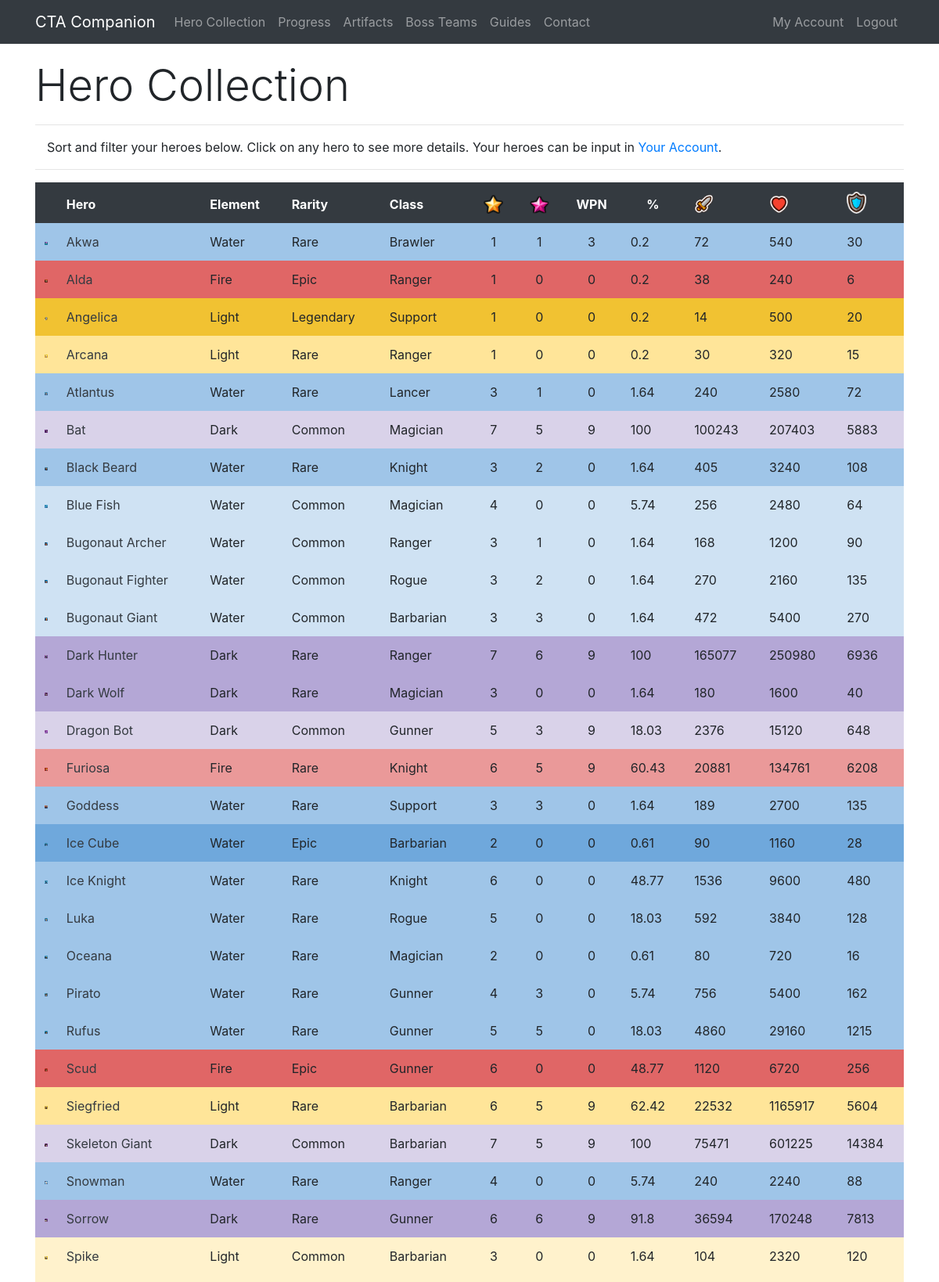
The app's page /collection/Cayumi (signed in, upper part) with its own data.
### app/models.py (models this page shows, shortened)
class Hero(db.Model):
    id = db.Column(db.Integer, primary_key=True)
    level = db.Column(db.Integer, index=True)
    awaken = db.Column(db.Integer, index=True)
    wpn = db.Column(db.Integer, index=True)
    medals = db.Column(db.Integer, index=True)
    runedAtk = db.Column(db.Integer, index=True)
    runedHp = db.Column(db.Integer, index=True)
    runedDef = db.Column(db.Integer, index=True)
    runedAps = db.Column(db.Integer, index=True)
    runedCrit = db.Column(db.Integer, index=True)
    runedCritDmg = db.Column(db.Integer, index=True)
    user_id = db.Column(db.Integer, db.ForeignKey('user.id'))
    base_id = db.Column(db.Integer, db.ForeignKey('base.id'))
    def atk(self):
        runedAttack = self.runedAtk
        base = self.baseStats.atk
        level = self.level
        awaken = self.awaken
        atk = int(base * (2 ** (level - 1)) * (1.5 ** awaken))
        runedAtk = atk + (atk * (runedAttack / 100))
        return int(runedAtk)
    def hp(self):
        runedHP = self.runedHp
        base = self.baseStats.hp
        level = self.level
        awaken = self.awaken
        hp = int(base * (2 ** (level - 1)) * (1.5 ** awaken))
        runedHP = hp + (hp * (runedHP / 100))
        return int(runedHP)
    def defense(self):
        runedDef = self.runedDef
        base = self.baseStats.defense
        level = self.level
        awaken = self.awaken
        defense = int(base * (2 ** (level - 1)) * (1.5 ** awaken))
        runedDef = defense + (defense * (runedDef / 100))
        return int(runedDef)
    def progress(self):
        level = self.level
        medals = self.medals
        if level == 0:
            accumulated = 0
            total = accumulated + medals
        elif level == 1:
            accumulated = 10
            total = accumulated + medals
        elif level == 2:
            accumulated = 30
            total = accumulated + medals
        elif level == 3:
            accumulated = 80
            total = accumulated + medals
        elif level == 4:
            accumulated = 280
            total = accumulated + medals
        elif level == 5:
            accumulated = 880
            total = accumulated + medals
        elif level == 6:
            accumulated = 2380
            total = accumulated + medals
        elif level == 7:
            accumulated = 4880
            total = accumulated + medals
        total = (total / 4880) * 100
        if total == 100:
            return int(total)
        return round(total, 2)

class Base(db.Model):
    id = db.Column(db.Integer, primary_key=True)
    name = db.Column(db.String(32), index=True, unique=True)
    nameSafe = db.Column(db.String(32), index=True, unique=True)
    job = db.Column(db.String(16), index=True)
    rarity = db.Column(db.String(16), index=True)
    element = db.Column(db.String(16), index=True)
    gender = db.Column(db.String(16), index=True)
    crusher = db.Column(db.Integer, index=True)
    fly = db.Column(db.Integer, index=True)
    blitz = db.Column(db.Integer, index=True)
    atk = db.Column(db.Integer, index=True)
    hp = db.Column(db.Integer, index=True)
    defense = db.Column(db.Integer, index=True)
    crit = db.Column(db.Integer, index=True)
    critDmg = db.Column(db.Integer, index=True)
    movespeed = db.Column(db.Integer, index=True)
    aps = db.Column(db.Integer, index=True)
    arange = db.Column(db.Integer, index=True)
    resistance = db.Column(db.Integer, index=True)
    frenzy = db.Column(db.Integer, index=True)
    dodge = db.Column(db.Integer, index=True)
    stun = db.Column(db.Integer, index=True)
    stunTime = db.Column(db.Integer, index=True)
    aoe = db.Column(db.Integer, index=True)
    ult = db.Column(db.Integer, index=True)
    kshp = db.Column(db.Integer, index=True)
    gold = db.Column(db.Integer, index=True)
    freeze = db.Column(db.Integer, index=True)
    freezeTime = db.Column(db.Integer, index=True)
    freezeDmg = db.Column(db.Integer, index=True)
    burn = db.Column(db.Integer, index=True)
    burnTime = db.Column(db.Integer, index=True)
    burnDmg = db.Column(db.Integer, index=True)
    poison = db.Column(db.Integer, index=True)
    poisonTime = db.Column(db.Integer, index=True)
    poisonDmg = db.Column(db.Integer, index=True)
    sp2 = db.Column(db.Integer, index=True)
    sp2num = db.Column(db.Integer, index=True)
    buffElement = db.Column(db.String(16), index=True)
    buffType = db.Column(db.Integer, index=True)
    buffStat = db.Column(db.String(16), index=True)
    buff = db.Column(db.Integer, index=True)
    heroes = db.relationship('Hero', backref='baseStats', lazy='dynamic')

### app/routes.py (the view)
@app.route('/collection/<username>')
@login_required
def collection(username):
    user = User.query.filter_by(username=username).first_or_404()
    heroes = Hero.query.filter_by(player=user)
    return render_template('collection.html', user=user, heroes=heroes, title='Hero Collection')

### app/models.py (called while the page is built)
@login.user_loader
def load_user(id):
    return User.query.get(int(id))

### app/templates/collection.html (shortened to what this page needs)
{% extends "base.html" %}
{% block content %}
 <div class="row pt-3">
    <div class="col-lg-12">
      <h1 class="display-4">Hero Collection</h1>
      <hr>
      <p class="instructions">Sort and filter your heroes below. Click on any hero to see more details. Your heroes can be input in <a href="{{ url_for('account', username=current_user.username) }}">Your Account</a>.</p>
        <hr>
    </div>
 </div>
  <div class="row">
    <div class="col-lg-12">
<table id="ctac" class="table table-borderless" style="width:100%">
        <thead class="thead-dark">
            <tr>
                <th data-priority="1">&nbsp;</th>
                <th data-priority="2">Hero</th>
                <th data-priority="12">Element</th>
                <th data-priority="11">Rarity</th>
                <th data-priority="10">Class</th>
                <th data-priority="3" class="text-center"><img src="{{ url_for('static', filename='star.png') }}" width="25" alt="Star Level"></th>
                <th data-priority="4" class="text-center"><img src="{{ url_for('static', filename='awaken.png') }}" width="25" alt="Awaken"></th>
                <th data-priority="5" class="text-center">WPN</th>
                <th data-priority="6" class="text-center">%</th>
                <th data-priority="7"><img src="{{ url_for('static', filename='atk.png') }}" width="25" alt="Attack"></th>
                <th data-priority="8"><img src="{{ url_for('static', filename='hp.png') }}" width="25" alt="HP"></th>
                <th data-priority="9"><img src="{{ url_for('static', filename='def.png') }}" width="25" alt="Defense"></th>
            </tr>
        </thead>
        <tbody>
        {% for i in heroes %}
        {% if i.level > 0 %}
        <tr>
            <td class="{{i.baseStats.element}}{{i.baseStats.rarity}}" width="25"><img class="img-fluid" src="/static/{{i.baseStats.nameSafe}}.png" alt="{{i.baseStats.name}}"></td>
            <td class="{{i.baseStats.element}}{{i.baseStats.rarity}}"><a class="text-dark" href="{{ url_for('hero', heroid=i.id) }}">{{ i.baseStats.name }}</b></td>
            <td class="{{i.baseStats.element}}{{i.baseStats.rarity}}">{{ i.baseStats.element }}</td>
            <td class="{{i.baseStats.element}}{{i.baseStats.rarity}}">{{ i.baseStats.rarity }}</td>
            <td class="{{i.baseStats.element}}{{i.baseStats.rarity}}">{{ i.baseStats.job }}</td>
            <td class="text-center {{i.baseStats.element}}{{i.baseStats.rarity}}">{{ i.level }}</td>
            <td class="text-center {{i.baseStats.element}}{{i.baseStats.rarity}}">{{ i.awaken }}</td>
            <td class="text-center {{i.baseStats.element}}{{i.baseStats.rarity}}">{{ i.wpn }}</td>
            <td class="text center {{i.baseStats.element}}{{i.baseStats.rarity}}">{{ i.progress() }}</td>
            <td class="{{i.baseStats.element}}{{i.baseStats.rarity}}">{{ i.atk() }}</td>
            <td class="{{i.baseStats.element}}{{i.baseStats.rarity}}">{{ i.hp() }}</td>
            <td class="{{i.baseStats.element}}{{i.baseStats.rarity}}">{{ i.defense() }}</td>
        </tr>
        {% endif %}
        {% endfor %}
        </tbody>
</table>
    </div>
  </div>
{% endblock %}

### app/static/style.css (style rules this page uses)
.WaterCommon { background-color: #CFE2F3; padding: 8px; }
.WaterRare { background-color: #9FC5E8; padding: 8px; }
.WaterEpic { background-color: #6FA8DC; padding: 8px; }
.FireRare { background-color: #EA9999; padding: 8px; }
.FireEpic { background-color: #E06666; padding: 8px; }
.LightCommon { background-color: #FFF2CC; padding: 8px; }
.LightRare { background-color: #FFE599; padding: 8px; }
.LightLegendary { background-color: #F1C232; padding: 8px; }
.DarkCommon { background-color: #D9D2E9; padding: 8px; }
.DarkRare { background-color: #B4A7D6; padding: 8px; }
.instructions { padding-left: 15px; }

### app/templates/base.html (style rules this page uses)
html { position: relative; min-height: 100%; }
body { margin-bottom: 40px; }

### records on screen
Hero: baseStats.nameSafe (picture), baseStats.name "Akwa", baseStats.element "Water", baseStats.rarity "Rare", baseStats.job "Brawler", level "1", awaken "1", wpn "3", progress "0.2", atk "72", hp "540", defense "30"
Hero: baseStats.nameSafe (picture), baseStats.name "Alda", baseStats.element "Fire", baseStats.rarity "Epic", baseStats.job "Ranger", level "1", awaken "0", wpn "0", progress "0.2", atk "38", hp "240", defense "6"
Hero: baseStats.nameSafe (picture), baseStats.name "Angelica", baseStats.element "Light", baseStats.rarity "Legendary", baseStats.job "Support", level "1", awaken "0", wpn "0", progress "0.2", atk "14", hp "500", defense "20"
Hero: baseStats.nameSafe (picture), baseStats.name "Arcana", baseStats.element "Light", baseStats.rarity "Rare", baseStats.job "Ranger", level "1", awaken "0", wpn "0", progress "0.2", atk "30", hp "320", defense "15"
Hero: baseStats.nameSafe (picture), baseStats.name "Atlantus", baseStats.element "Water", baseStats.rarity "Rare", baseStats.job "Lancer", level "3", awaken "1", wpn "0", progress "1.64", atk "240", hp "2580", defense "72"
Hero: shows a picture, baseStats.name "Bat", baseStats.element "Dark", baseStats.rarity "Common", baseStats.job "Magician", level "7", awaken "5", wpn "9", progress "100", atk "100243", hp "207403", defense "5883"
Hero: baseStats.nameSafe (picture), baseStats.name "Black Beard", baseStats.element "Water", baseStats.rarity "Rare", baseStats.job "Knight", level "3", awaken "2", wpn "0", progress "1.64", atk "405", hp "3240", defense "108"
Hero: baseStats.nameSafe (picture), baseStats.name "Blue Fish", baseStats.element "Water", baseStats.rarity "Common", baseStats.job "Magician", level "4", awaken "0", wpn "0", progress "5.74", atk "256", hp "2480", defense "64"
Hero: baseStats.nameSafe (picture), baseStats.name "Bugonaut Archer", baseStats.element "Water", baseStats.rarity "Common", baseStats.job "Ranger", level "3", awaken "1", wpn "0", progress "1.64", atk "168", hp "1200", defense "90"
Hero: baseStats.nameSafe (picture), baseStats.name "Bugonaut Fighter", baseStats.element "Water", baseStats.rarity "Common", baseStats.job "Rogue", level "3", awaken "2", wpn "0", progress "1.64", atk "270", hp "2160", defense "135"
Hero: baseStats.nameSafe (picture), baseStats.name "Bugonaut Giant", baseStats.element "Water", baseStats.rarity "Common", baseStats.job "Barbarian", level "3", awaken "3", wpn "0", progress "1.64", atk "472", hp "5400", defense "270"
Hero: baseStats.nameSafe (picture), baseStats.name "Dark Hunter", baseStats.element "Dark", baseStats.rarity "Rare", baseStats.job "Ranger", level "7", awaken "6", wpn "9", progress "100", atk "165077", hp "250980", defense "6936"
Hero: baseStats.nameSafe (picture), baseStats.name "Dark Wolf", baseStats.element "Dark", baseStats.rarity "Rare", baseStats.job "Magician", level "3", awaken "0", wpn "0", progress "1.64", atk "180", hp "1600", defense "40"
Hero: baseStats.nameSafe (picture), baseStats.name "Dragon Bot", baseStats.element "Dark", baseStats.rarity "Common", baseStats.job "Gunner", level "5", awaken "3", wpn "9", progress "18.03", atk "2376", hp "15120", defense "648"
Hero: baseStats.nameSafe (picture), baseStats.name "Furiosa", baseStats.element "Fire", baseStats.rarity "Rare", baseStats.job "Knight", level "6", awaken "5", wpn "9", progress "60.43", atk "20881", hp "134761", defense "6208"
Hero: baseStats.nameSafe (picture), baseStats.name "Goddess", baseStats.element "Water", baseStats.rarity "Rare", baseStats.job "Support", level "3", awaken "3", wpn "0", progress "1.64", atk "189", hp "2700", defense "135"
Hero: baseStats.nameSafe (picture), baseStats.name "Ice Cube", baseStats.element "Water", baseStats.rarity "Epic", baseStats.job "Barbarian", level "2", awaken "0", wpn "0", progress "0.61", atk "90", hp "1160", defense "28"
Hero: baseStats.nameSafe (picture), baseStats.name "Ice Knight", baseStats.element "Water", baseStats.rarity "Rare", baseStats.job "Knight", level "6", awaken "0", wpn "0", progress "48.77", atk "1536", hp "9600", defense "480"
Hero: baseStats.nameSafe (picture), baseStats.name "Luka", baseStats.element "Water", baseStats.rarity "Rare", baseStats.job "Rogue", level "5", awaken "0", wpn "0", progress "18.03", atk "592", hp "3840", defense "128"
Hero: baseStats.nameSafe (picture), baseStats.name "Oceana", baseStats.element "Water", baseStats.rarity "Rare", baseStats.job "Magician", level "2", awaken "0", wpn "0", progress "0.61", atk "80", hp "720", defense "16"
Hero: baseStats.nameSafe (picture), baseStats.name "Pirato", baseStats.element "Water", baseStats.rarity "Rare", baseStats.job "Gunner", level "4", awaken "3", wpn "0", progress "5.74", atk "756", hp "5400", defense "162"
Hero: baseStats.nameSafe (picture), baseStats.name "Rufus", baseStats.element "Water", baseStats.rarity "Rare", baseStats.job "Gunner", level "5", awaken "5", wpn "0", progress "18.03", atk "4860", hp "29160", defense "1215"
Hero: baseStats.nameSafe (picture), baseStats.name "Scud", baseStats.element "Fire", baseStats.rarity "Epic", baseStats.job "Gunner", level "6", awaken "0", wpn "0", progress "48.77", atk "1120", hp "6720", defense "256"
Hero: baseStats.nameSafe (picture), baseStats.name "Siegfried", baseStats.element "Light", baseStats.rarity "Rare", baseStats.job "Barbarian", level "6", awaken "5", wpn "9", progress "62.42", atk "22532", hp "1165917", defense "5604"
Hero: baseStats.nameSafe (picture), baseStats.name "Skeleton Giant", baseStats.element "Dark", baseStats.rarity "Common", baseStats.job "Barbarian", level "7", awaken "5", wpn "9", progress "100", atk "75471", hp "601225", defense "14384"
Hero: baseStats.nameSafe (picture), baseStats.name "Snowman", baseStats.element "Water", baseStats.rarity "Rare", baseStats.job "Ranger", level "4", awaken "0", wpn "0", progress "5.74", atk "240", hp "2240", defense "88"
Hero: baseStats.nameSafe (picture), baseStats.name "Sorrow", baseStats.element "Dark", baseStats.rarity "Rare", baseStats.job "Gunner", level "6", awaken "6", wpn "9", progress "91.8", atk "36594", hp "170248", defense "7813"
Hero: baseStats.nameSafe (picture), baseStats.name "Spike", baseStats.element "Light", baseStats.rarity "Common", baseStats.job "Barbarian", level "3", awaken "0", wpn "0", progress "1.64", atk "104", hp "2320", defense "120"
